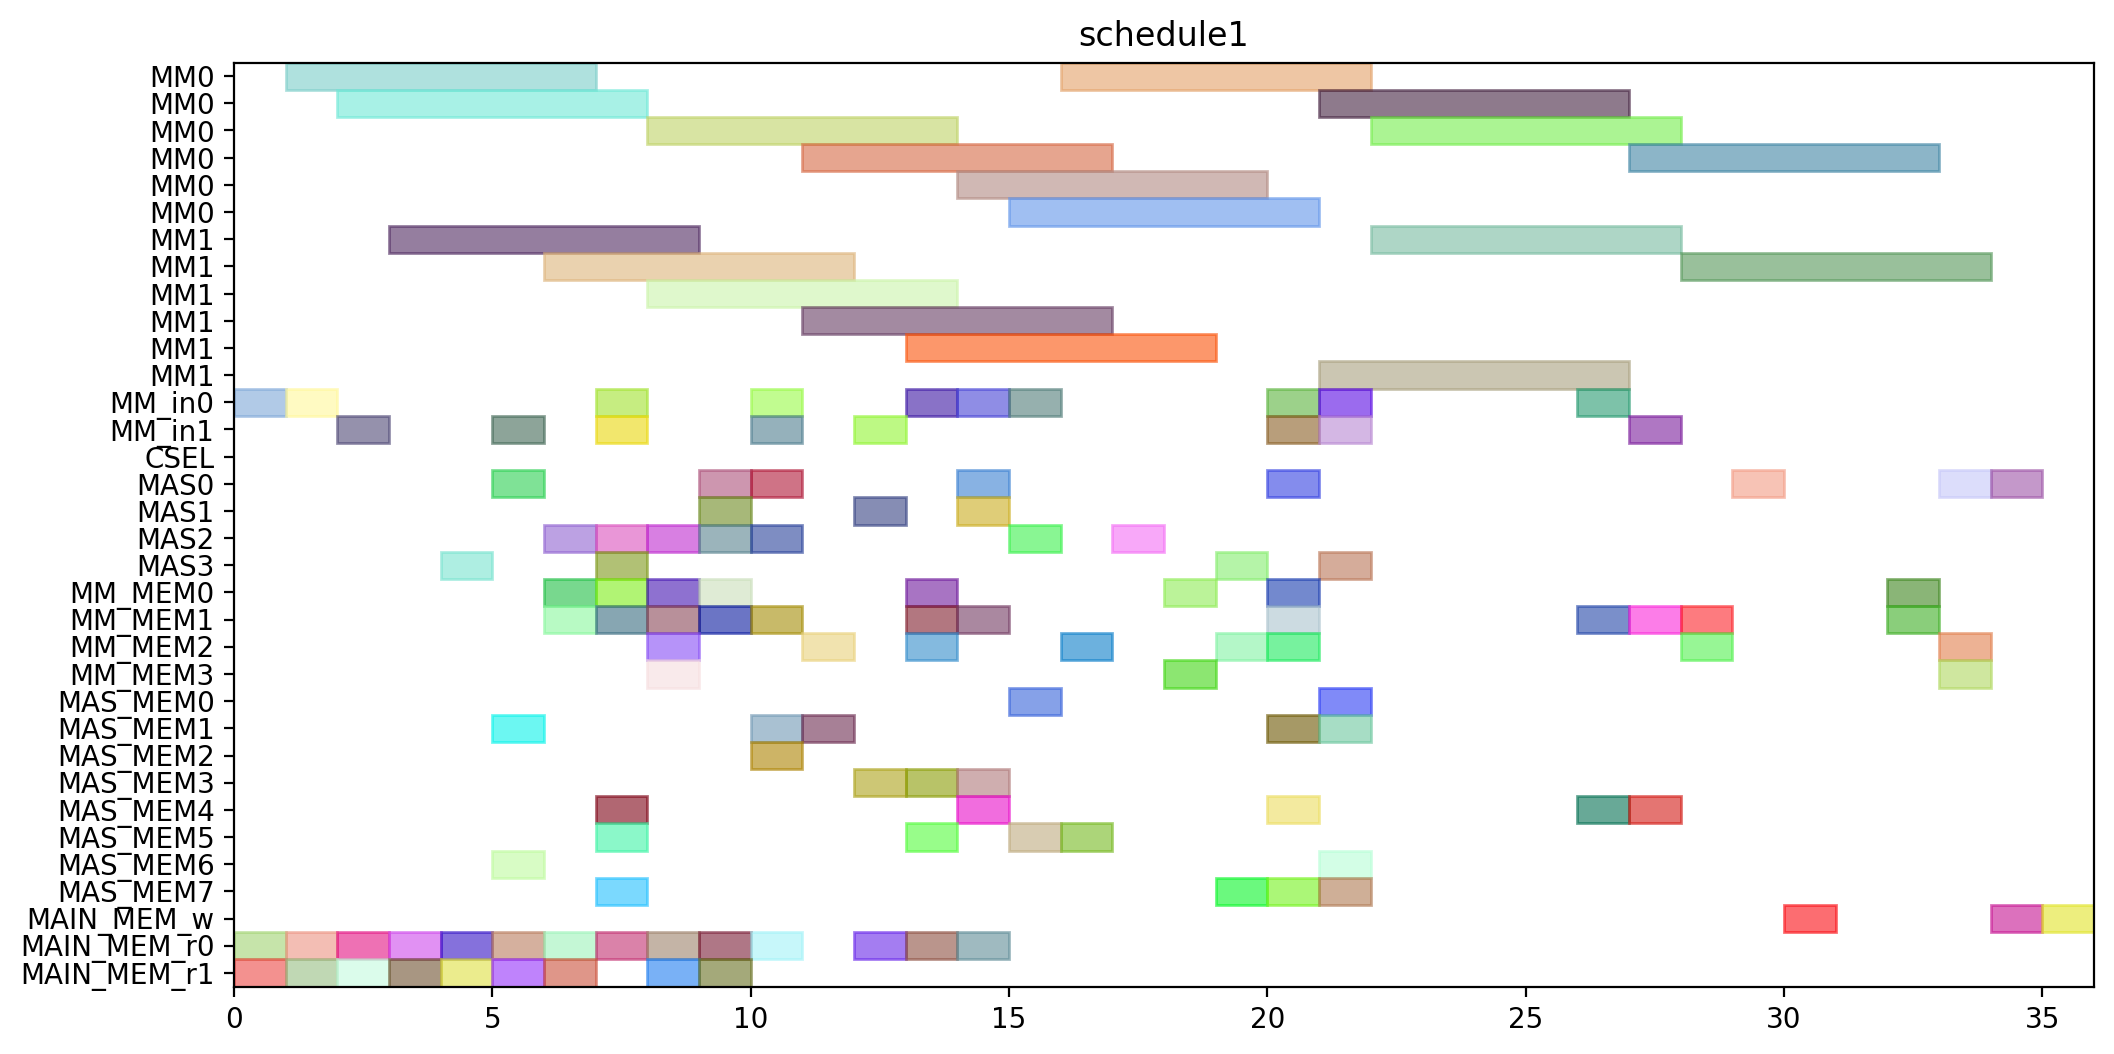

Generate this figure with Python:
from pyschedule import Scenario, solvers, plotters, alt


def solve():
	horizon = 147
	S = Scenario("schedule1", horizon=horizon)

	# resource
	MM = S.Resources('MM', num=2, size=6)
	MM_in = S.Resources('MM_in', num=2)
	CSEL = S.Resource('CSEL')
	MAS = S.Resources('MAS', num=4, size=1, periods=range(1, horizon))
	MM_MEM = S.Resources('MM_MEM', num=4)
	MAS_MEM = S.Resources('MAS_MEM', num=8)
	MAIN_MEM_w = S.Resource('MAIN_MEM_w', size=1)
	MAIN_MEM_r = S.Resources('MAIN_MEM_r', num=2)

	# result of previous scheduling
	t0_in = S.Task('t0_in', length=1, delay_cost=1)
	S += t0_in >= 0
	t0_in += MM_in[0]

	t0_mem0 = S.Task('t0_mem0', length=1, delay_cost=1)
	S += t0_mem0 >= 0
	t0_mem0 += MAIN_MEM_r[0]

	t0_mem1 = S.Task('t0_mem1', length=1, delay_cost=1)
	S += t0_mem1 >= 0
	t0_mem1 += MAIN_MEM_r[1]

	t0 = S.Task('t0', length=6, delay_cost=1)
	S += t0 >= 1
	t0 += MM[0]

	t2_in = S.Task('t2_in', length=1, delay_cost=1)
	S += t2_in >= 1
	t2_in += MM_in[0]

	t2_mem0 = S.Task('t2_mem0', length=1, delay_cost=1)
	S += t2_mem0 >= 1
	t2_mem0 += MAIN_MEM_r[0]

	t2_mem1 = S.Task('t2_mem1', length=1, delay_cost=1)
	S += t2_mem1 >= 1
	t2_mem1 += MAIN_MEM_r[1]

	t1_in = S.Task('t1_in', length=1, delay_cost=1)
	S += t1_in >= 2
	t1_in += MM_in[1]

	t1_mem0 = S.Task('t1_mem0', length=1, delay_cost=1)
	S += t1_mem0 >= 2
	t1_mem0 += MAIN_MEM_r[0]

	t1_mem1 = S.Task('t1_mem1', length=1, delay_cost=1)
	S += t1_mem1 >= 2
	t1_mem1 += MAIN_MEM_r[1]

	t2 = S.Task('t2', length=6, delay_cost=1)
	S += t2 >= 2
	t2 += MM[0]

	t1 = S.Task('t1', length=6, delay_cost=1)
	S += t1 >= 3
	t1 += MM[1]

	t8_mem0 = S.Task('t8_mem0', length=1, delay_cost=1)
	S += t8_mem0 >= 3
	t8_mem0 += MAIN_MEM_r[0]

	t8_mem1 = S.Task('t8_mem1', length=1, delay_cost=1)
	S += t8_mem1 >= 3
	t8_mem1 += MAIN_MEM_r[1]

	t8 = S.Task('t8', length=1, delay_cost=1)
	S += t8 >= 4
	t8 += MAS[3]

	t9_mem0 = S.Task('t9_mem0', length=1, delay_cost=1)
	S += t9_mem0 >= 4
	t9_mem0 += MAIN_MEM_r[0]

	t9_mem1 = S.Task('t9_mem1', length=1, delay_cost=1)
	S += t9_mem1 >= 4
	t9_mem1 += MAIN_MEM_r[1]

	t10_in = S.Task('t10_in', length=1, delay_cost=1)
	S += t10_in >= 5
	t10_in += MM_in[1]

	t10_mem0 = S.Task('t10_mem0', length=1, delay_cost=1)
	S += t10_mem0 >= 5
	t10_mem0 += MAS_MEM[6]

	t10_mem1 = S.Task('t10_mem1', length=1, delay_cost=1)
	S += t10_mem1 >= 5
	t10_mem1 += MAS_MEM[1]

	t4_mem0 = S.Task('t4_mem0', length=1, delay_cost=1)
	S += t4_mem0 >= 5
	t4_mem0 += MAIN_MEM_r[0]

	t4_mem1 = S.Task('t4_mem1', length=1, delay_cost=1)
	S += t4_mem1 >= 5
	t4_mem1 += MAIN_MEM_r[1]

	t9 = S.Task('t9', length=1, delay_cost=1)
	S += t9 >= 5
	t9 += MAS[0]

	t10 = S.Task('t10', length=6, delay_cost=1)
	S += t10 >= 6
	t10 += MM[1]

	t24_mem0 = S.Task('t24_mem0', length=1, delay_cost=1)
	S += t24_mem0 >= 6
	t24_mem0 += MM_MEM[0]

	t24_mem1 = S.Task('t24_mem1', length=1, delay_cost=1)
	S += t24_mem1 >= 6
	t24_mem1 += MM_MEM[1]

	t3_mem0 = S.Task('t3_mem0', length=1, delay_cost=1)
	S += t3_mem0 >= 6
	t3_mem0 += MAIN_MEM_r[0]

	t3_mem1 = S.Task('t3_mem1', length=1, delay_cost=1)
	S += t3_mem1 >= 6
	t3_mem1 += MAIN_MEM_r[1]

	t4 = S.Task('t4', length=1, delay_cost=1)
	S += t4 >= 6
	t4 += MAS[2]

	t24 = S.Task('t24', length=1, delay_cost=1)
	S += t24 >= 7
	t24 += MAS[3]

	t25_mem0 = S.Task('t25_mem0', length=1, delay_cost=1)
	S += t25_mem0 >= 7
	t25_mem0 += MM_MEM[0]

	t25_mem1 = S.Task('t25_mem1', length=1, delay_cost=1)
	S += t25_mem1 >= 7
	t25_mem1 += MAS_MEM[7]

	t26_in = S.Task('t26_in', length=1, delay_cost=1)
	S += t26_in >= 7
	t26_in += MM_in[0]

	t26_mem0 = S.Task('t26_mem0', length=1, delay_cost=1)
	S += t26_mem0 >= 7
	t26_mem0 += MAIN_MEM_r[0]

	t26_mem1 = S.Task('t26_mem1', length=1, delay_cost=1)
	S += t26_mem1 >= 7
	t26_mem1 += MM_MEM[1]

	t3 = S.Task('t3', length=1, delay_cost=1)
	S += t3 >= 7
	t3 += MAS[2]

	t5_in = S.Task('t5_in', length=1, delay_cost=1)
	S += t5_in >= 7
	t5_in += MM_in[1]

	t5_mem0 = S.Task('t5_mem0', length=1, delay_cost=1)
	S += t5_mem0 >= 7
	t5_mem0 += MAS_MEM[4]

	t5_mem1 = S.Task('t5_mem1', length=1, delay_cost=1)
	S += t5_mem1 >= 7
	t5_mem1 += MAS_MEM[5]

	t11_mem0 = S.Task('t11_mem0', length=1, delay_cost=1)
	S += t11_mem0 >= 8
	t11_mem0 += MM_MEM[2]

	t11_mem1 = S.Task('t11_mem1', length=1, delay_cost=1)
	S += t11_mem1 >= 8
	t11_mem1 += MM_MEM[1]

	t13_mem0 = S.Task('t13_mem0', length=1, delay_cost=1)
	S += t13_mem0 >= 8
	t13_mem0 += MAIN_MEM_r[0]

	t13_mem1 = S.Task('t13_mem1', length=1, delay_cost=1)
	S += t13_mem1 >= 8
	t13_mem1 += MAIN_MEM_r[1]

	t25 = S.Task('t25', length=1, delay_cost=1)
	S += t25 >= 8
	t25 += MAS[2]

	t26 = S.Task('t26', length=6, delay_cost=1)
	S += t26 >= 8
	t26 += MM[0]

	t5 = S.Task('t5', length=6, delay_cost=1)
	S += t5 >= 8
	t5 += MM[1]

	t6_mem0 = S.Task('t6_mem0', length=1, delay_cost=1)
	S += t6_mem0 >= 8
	t6_mem0 += MM_MEM[0]

	t6_mem1 = S.Task('t6_mem1', length=1, delay_cost=1)
	S += t6_mem1 >= 8
	t6_mem1 += MM_MEM[3]

	t11 = S.Task('t11', length=1, delay_cost=1)
	S += t11 >= 9
	t11 += MAS[0]

	t13 = S.Task('t13', length=1, delay_cost=1)
	S += t13 >= 9
	t13 += MAS[1]

	t14_mem0 = S.Task('t14_mem0', length=1, delay_cost=1)
	S += t14_mem0 >= 9
	t14_mem0 += MAIN_MEM_r[0]

	t14_mem1 = S.Task('t14_mem1', length=1, delay_cost=1)
	S += t14_mem1 >= 9
	t14_mem1 += MAIN_MEM_r[1]

	t16_mem0 = S.Task('t16_mem0', length=1, delay_cost=1)
	S += t16_mem0 >= 9
	t16_mem0 += MM_MEM[0]

	t16_mem1 = S.Task('t16_mem1', length=1, delay_cost=1)
	S += t16_mem1 >= 9
	t16_mem1 += MM_MEM[1]

	t6 = S.Task('t6', length=1, delay_cost=1)
	S += t6 >= 9
	t6 += MAS[2]

	t14 = S.Task('t14', length=1, delay_cost=1)
	S += t14 >= 10
	t14 += MAS[0]

	t15_in = S.Task('t15_in', length=1, delay_cost=1)
	S += t15_in >= 10
	t15_in += MM_in[1]

	t15_mem0 = S.Task('t15_mem0', length=1, delay_cost=1)
	S += t15_mem0 >= 10
	t15_mem0 += MAS_MEM[2]

	t15_mem1 = S.Task('t15_mem1', length=1, delay_cost=1)
	S += t15_mem1 >= 10
	t15_mem1 += MAS_MEM[1]

	t16 = S.Task('t16', length=1, delay_cost=1)
	S += t16 >= 10
	t16 += MAS[2]

	t19_in = S.Task('t19_in', length=1, delay_cost=1)
	S += t19_in >= 10
	t19_in += MM_in[0]

	t19_mem0 = S.Task('t19_mem0', length=1, delay_cost=1)
	S += t19_mem0 >= 10
	t19_mem0 += MAIN_MEM_r[0]

	t19_mem1 = S.Task('t19_mem1', length=1, delay_cost=1)
	S += t19_mem1 >= 10
	t19_mem1 += MM_MEM[1]

	t12_mem0 = S.Task('t12_mem0', length=1, delay_cost=1)
	S += t12_mem0 >= 11
	t12_mem0 += MM_MEM[2]

	t12_mem1 = S.Task('t12_mem1', length=1, delay_cost=1)
	S += t12_mem1 >= 11
	t12_mem1 += MAS_MEM[1]

	t15 = S.Task('t15', length=6, delay_cost=1)
	S += t15 >= 11
	t15 += MM[1]

	t19 = S.Task('t19', length=6, delay_cost=1)
	S += t19 >= 11
	t19 += MM[0]

	t12 = S.Task('t12', length=1, delay_cost=1)
	S += t12 >= 12
	t12 += MAS[1]

	t18_in = S.Task('t18_in', length=1, delay_cost=1)
	S += t18_in >= 12
	t18_in += MM_in[1]

	t18_mem0 = S.Task('t18_mem0', length=1, delay_cost=1)
	S += t18_mem0 >= 12
	t18_mem0 += MAIN_MEM_r[0]

	t18_mem1 = S.Task('t18_mem1', length=1, delay_cost=1)
	S += t18_mem1 >= 12
	t18_mem1 += MAS_MEM[3]

	t18 = S.Task('t18', length=6, delay_cost=1)
	S += t18 >= 13
	t18 += MM[1]

	t27_in = S.Task('t27_in', length=1, delay_cost=1)
	S += t27_in >= 13
	t27_in += MM_in[0]

	t27_mem0 = S.Task('t27_mem0', length=1, delay_cost=1)
	S += t27_mem0 >= 13
	t27_mem0 += MAIN_MEM_r[0]

	t27_mem1 = S.Task('t27_mem1', length=1, delay_cost=1)
	S += t27_mem1 >= 13
	t27_mem1 += MAS_MEM[3]

	t29_mem0 = S.Task('t29_mem0', length=1, delay_cost=1)
	S += t29_mem0 >= 13
	t29_mem0 += MM_MEM[0]

	t29_mem1 = S.Task('t29_mem1', length=1, delay_cost=1)
	S += t29_mem1 >= 13
	t29_mem1 += MM_MEM[1]

	t7_mem0 = S.Task('t7_mem0', length=1, delay_cost=1)
	S += t7_mem0 >= 13
	t7_mem0 += MM_MEM[2]

	t7_mem1 = S.Task('t7_mem1', length=1, delay_cost=1)
	S += t7_mem1 >= 13
	t7_mem1 += MAS_MEM[5]

	t27 = S.Task('t27', length=6, delay_cost=1)
	S += t27 >= 14
	t27 += MM[0]

	t28_mem0 = S.Task('t28_mem0', length=1, delay_cost=1)
	S += t28_mem0 >= 14
	t28_mem0 += MAS_MEM[4]

	t28_mem1 = S.Task('t28_mem1', length=1, delay_cost=1)
	S += t28_mem1 >= 14
	t28_mem1 += MM_MEM[1]

	t29 = S.Task('t29', length=1, delay_cost=1)
	S += t29 >= 14
	t29 += MAS[1]

	t30_in = S.Task('t30_in', length=1, delay_cost=1)
	S += t30_in >= 14
	t30_in += MM_in[0]

	t30_mem0 = S.Task('t30_mem0', length=1, delay_cost=1)
	S += t30_mem0 >= 14
	t30_mem0 += MAIN_MEM_r[0]

	t30_mem1 = S.Task('t30_mem1', length=1, delay_cost=1)
	S += t30_mem1 >= 14
	t30_mem1 += MAS_MEM[3]

	t7 = S.Task('t7', length=1, delay_cost=1)
	S += t7 >= 14
	t7 += MAS[0]

	t28 = S.Task('t28', length=1, delay_cost=1)
	S += t28 >= 15
	t28 += MAS[2]

	t30 = S.Task('t30', length=6, delay_cost=1)
	S += t30 >= 15
	t30 += MM[0]

	t35_in = S.Task('t35_in', length=1, delay_cost=1)
	S += t35_in >= 15
	t35_in += MM_in[0]

	t35_mem0 = S.Task('t35_mem0', length=1, delay_cost=1)
	S += t35_mem0 >= 15
	t35_mem0 += MAS_MEM[0]

	t35_mem1 = S.Task('t35_mem1', length=1, delay_cost=1)
	S += t35_mem1 >= 15
	t35_mem1 += MAS_MEM[5]

	t17_mem0 = S.Task('t17_mem0', length=1, delay_cost=1)
	S += t17_mem0 >= 16
	t17_mem0 += MM_MEM[2]

	t17_mem1 = S.Task('t17_mem1', length=1, delay_cost=1)
	S += t17_mem1 >= 16
	t17_mem1 += MAS_MEM[5]

	t35 = S.Task('t35', length=6, delay_cost=1)
	S += t35 >= 16
	t35 += MM[0]

	t17 = S.Task('t17', length=1, delay_cost=1)
	S += t17 >= 17
	t17 += MAS[2]

	t20_mem0 = S.Task('t20_mem0', length=1, delay_cost=1)
	S += t20_mem0 >= 18
	t20_mem0 += MM_MEM[0]

	t20_mem1 = S.Task('t20_mem1', length=1, delay_cost=1)
	S += t20_mem1 >= 18
	t20_mem1 += MM_MEM[3]

	t20 = S.Task('t20', length=1, delay_cost=1)
	S += t20 >= 19
	t20 += MAS[3]

	t31_in = S.Task('t31_in', length=1, delay_cost=1)
	S += t31_in >= 20
	t31_in += MM_in[0]

	t31_mem0 = S.Task('t31_mem0', length=1, delay_cost=1)
	S += t31_mem0 >= 20
	t31_mem0 += MM_MEM[0]

	t31_mem1 = S.Task('t31_mem1', length=1, delay_cost=1)
	S += t31_mem1 >= 20
	t31_mem1 += MM_MEM[1]

	t31 = S.Task('t31', length=6, delay_cost=1)
	S += t31 >= 21
	t31 += MM[0]


	# new tasks
	t21 = S.Task('t21', length=1, delay_cost=1)
	t21 += alt(MAS)
	t21_mem0 = S.Task('t21_mem0', length=1, delay_cost=1)
	t21_mem0 += MM_MEM[2]
	S += 8 < t21_mem0
	S += t21_mem0 <= t21

	t21_mem1 = S.Task('t21_mem1', length=1, delay_cost=1)
	t21_mem1 += MAS_MEM[7]
	S += 19 < t21_mem1
	S += t21_mem1 <= t21

	t22 = S.Task('t22', length=1, delay_cost=1)
	t22 += alt(MAS)
	t22_mem0 = S.Task('t22_mem0', length=1, delay_cost=1)
	t22_mem0 += MM_MEM[2]
	S += 8 < t22_mem0
	S += t22_mem0 <= t22

	t22_mem1 = S.Task('t22_mem1', length=1, delay_cost=1)
	t22_mem1 += MAS_MEM[7]
	S += 19 < t22_mem1
	S += t22_mem1 <= t22

	t32 = S.Task('t32', length=6, delay_cost=1)
	t32 += alt(MM)
	t32_in = S.Task('t32_in', length=1, delay_cost=1)
	t32_in += alt(MM_in)
	S += t32_in*MM_in[0]<=t32*MM[0]
	S += t32_in*MM_in[1]<=t32*MM[1]
	t32_mem0 = S.Task('t32_mem0', length=1, delay_cost=1)
	t32_mem0 += MAS_MEM[4]
	S += 15 < t32_mem0
	S += t32_mem0 <= t32

	t32_mem1 = S.Task('t32_mem1', length=1, delay_cost=1)
	t32_mem1 += MM_MEM[1]
	S += 26 < t32_mem1
	S += t32_mem1 <= t32

	t33 = S.Task('t33', length=6, delay_cost=1)
	t33 += alt(MM)
	t33_in = S.Task('t33_in', length=1, delay_cost=1)
	t33_in += alt(MM_in)
	S += t33_in*MM_in[0]<=t33*MM[0]
	S += t33_in*MM_in[1]<=t33*MM[1]
	t33_mem0 = S.Task('t33_mem0', length=1, delay_cost=1)
	t33_mem0 += MAS_MEM[4]
	S += 17 < t33_mem0
	S += t33_mem0 <= t33

	t33_mem1 = S.Task('t33_mem1', length=1, delay_cost=1)
	t33_mem1 += MM_MEM[1]
	S += 26 < t33_mem1
	S += t33_mem1 <= t33

	t23 = S.Task('t23', length=6, delay_cost=1)
	t23 += alt(MM)
	t23_in = S.Task('t23_in', length=1, delay_cost=1)
	t23_in += alt(MM_in)
	S += t23_in*MM_in[0]<=t23*MM[0]
	S += t23_in*MM_in[1]<=t23*MM[1]
	t23_mem0 = S.Task('t23_mem0', length=1, delay_cost=1)
	t23_mem0 += alt(MAS_MEM)
	S += (t21*MAS[0])-1 < t23_mem0*MAS_MEM[0]
	S += (t21*MAS[1])-1 < t23_mem0*MAS_MEM[2]
	S += (t21*MAS[2])-1 < t23_mem0*MAS_MEM[4]
	S += (t21*MAS[3])-1 < t23_mem0*MAS_MEM[6]
	S += t23_mem0 <= t23

	t23_mem1 = S.Task('t23_mem1', length=1, delay_cost=1)
	t23_mem1 += alt(MAS_MEM)
	S += (t22*MAS[0])-1 < t23_mem1*MAS_MEM[1]
	S += (t22*MAS[1])-1 < t23_mem1*MAS_MEM[3]
	S += (t22*MAS[2])-1 < t23_mem1*MAS_MEM[5]
	S += (t22*MAS[3])-1 < t23_mem1*MAS_MEM[7]
	S += t23_mem1 <= t23

	t34 = S.Task('t34', length=6, delay_cost=1)
	t34 += alt(MM)
	t34_in = S.Task('t34_in', length=1, delay_cost=1)
	t34_in += alt(MM_in)
	S += t34_in*MM_in[0]<=t34*MM[0]
	S += t34_in*MM_in[1]<=t34*MM[1]
	t34_mem0 = S.Task('t34_mem0', length=1, delay_cost=1)
	t34_mem0 += MAS_MEM[0]
	S += 14 < t34_mem0
	S += t34_mem0 <= t34

	t34_mem1 = S.Task('t34_mem1', length=1, delay_cost=1)
	t34_mem1 += alt(MAS_MEM)
	S += (t21*MAS[0])-1 < t34_mem1*MAS_MEM[1]
	S += (t21*MAS[1])-1 < t34_mem1*MAS_MEM[3]
	S += (t21*MAS[2])-1 < t34_mem1*MAS_MEM[5]
	S += (t21*MAS[3])-1 < t34_mem1*MAS_MEM[7]
	S += t34_mem1 <= t34

	t36 = S.Task('t36', length=6, delay_cost=1)
	t36 += alt(MM)
	t36_in = S.Task('t36_in', length=1, delay_cost=1)
	t36_in += alt(MM_in)
	S += t36_in*MM_in[0]<=t36*MM[0]
	S += t36_in*MM_in[1]<=t36*MM[1]
	t36_mem0 = S.Task('t36_mem0', length=1, delay_cost=1)
	t36_mem0 += MAS_MEM[4]
	S += 17 < t36_mem0
	S += t36_mem0 <= t36

	t36_mem1 = S.Task('t36_mem1', length=1, delay_cost=1)
	t36_mem1 += alt(MAS_MEM)
	S += (t22*MAS[0])-1 < t36_mem1*MAS_MEM[1]
	S += (t22*MAS[1])-1 < t36_mem1*MAS_MEM[3]
	S += (t22*MAS[2])-1 < t36_mem1*MAS_MEM[5]
	S += (t22*MAS[3])-1 < t36_mem1*MAS_MEM[7]
	S += t36_mem1 <= t36

	PY_new = S.Task('PY_new', length=1, delay_cost=1)
	PY_new += alt(MAS)
	S += 0<PY_new

	PY_new_w = S.Task('PY_new_w', length=1, delay_cost=1)
	PY_new_w += alt(MAIN_MEM_w)
	S += PY_new <= PY_new_w

	PY_new_mem0 = S.Task('PY_new_mem0', length=1, delay_cost=1)
	PY_new_mem0 += alt(MM_MEM)
	S += (t23*MM[0])-1 < PY_new_mem0*MM_MEM[0]
	S += (t23*MM[1])-1 < PY_new_mem0*MM_MEM[2]
	S += PY_new_mem0 <= PY_new

	PY_new_mem1 = S.Task('PY_new_mem1', length=1, delay_cost=1)
	PY_new_mem1 += alt(MM_MEM)
	S += (t32*MM[0])-1 < PY_new_mem1*MM_MEM[1]
	S += (t32*MM[1])-1 < PY_new_mem1*MM_MEM[3]
	S += PY_new_mem1 <= PY_new

	PX_new = S.Task('PX_new', length=1, delay_cost=1)
	PX_new += alt(MAS)
	S += 0<PX_new

	PX_new_w = S.Task('PX_new_w', length=1, delay_cost=1)
	PX_new_w += alt(MAIN_MEM_w)
	S += PX_new <= PX_new_w

	PX_new_mem0 = S.Task('PX_new_mem0', length=1, delay_cost=1)
	PX_new_mem0 += alt(MM_MEM)
	S += (t34*MM[0])-1 < PX_new_mem0*MM_MEM[0]
	S += (t34*MM[1])-1 < PX_new_mem0*MM_MEM[2]
	S += PX_new_mem0 <= PX_new

	PX_new_mem1 = S.Task('PX_new_mem1', length=1, delay_cost=1)
	PX_new_mem1 += alt(MM_MEM)
	S += (t33*MM[0])-1 < PX_new_mem1*MM_MEM[1]
	S += (t33*MM[1])-1 < PX_new_mem1*MM_MEM[3]
	S += PX_new_mem1 <= PX_new

	PZ_new = S.Task('PZ_new', length=1, delay_cost=1)
	PZ_new += alt(MAS)
	S += 0<PZ_new

	PZ_new_w = S.Task('PZ_new_w', length=1, delay_cost=1)
	PZ_new_w += alt(MAIN_MEM_w)
	S += PZ_new <= PZ_new_w

	PZ_new_mem0 = S.Task('PZ_new_mem0', length=1, delay_cost=1)
	PZ_new_mem0 += alt(MM_MEM)
	S += (t36*MM[0])-1 < PZ_new_mem0*MM_MEM[0]
	S += (t36*MM[1])-1 < PZ_new_mem0*MM_MEM[2]
	S += PZ_new_mem0 <= PZ_new

	PZ_new_mem1 = S.Task('PZ_new_mem1', length=1, delay_cost=1)
	PZ_new_mem1 += MM_MEM[1]
	S += 21 < PZ_new_mem1
	S += PZ_new_mem1 <= PZ_new

	solvers.mip.solve(S,msg=1,kind='CPLEX',ratio_gap=1.01)

	solution = [['hoge']*len(S.solution()[1]) for i in range(len(S.solution()))]
	for i in range(len(S.solution())):
		for j in range(len(S.solution()[i])):
			solution[i][j]=str(S.solution()[i][j])
	print(solution)

	cycles = int(solution[-1][3])

	pic_file_name = "/home/mfukuda/ABE/multiRAM_multiMAS_16mux/scheduling_result/stage6MM2_stage1MAS4/EP_ADD_A_ANY/schedule1.png"
	if(S.solution() != []):
		plotters.matplotlib.plot(S,img_filename=pic_file_name, show_task_labels=False, fig_size=(cycles*0.25+3, 6))

	return solution
